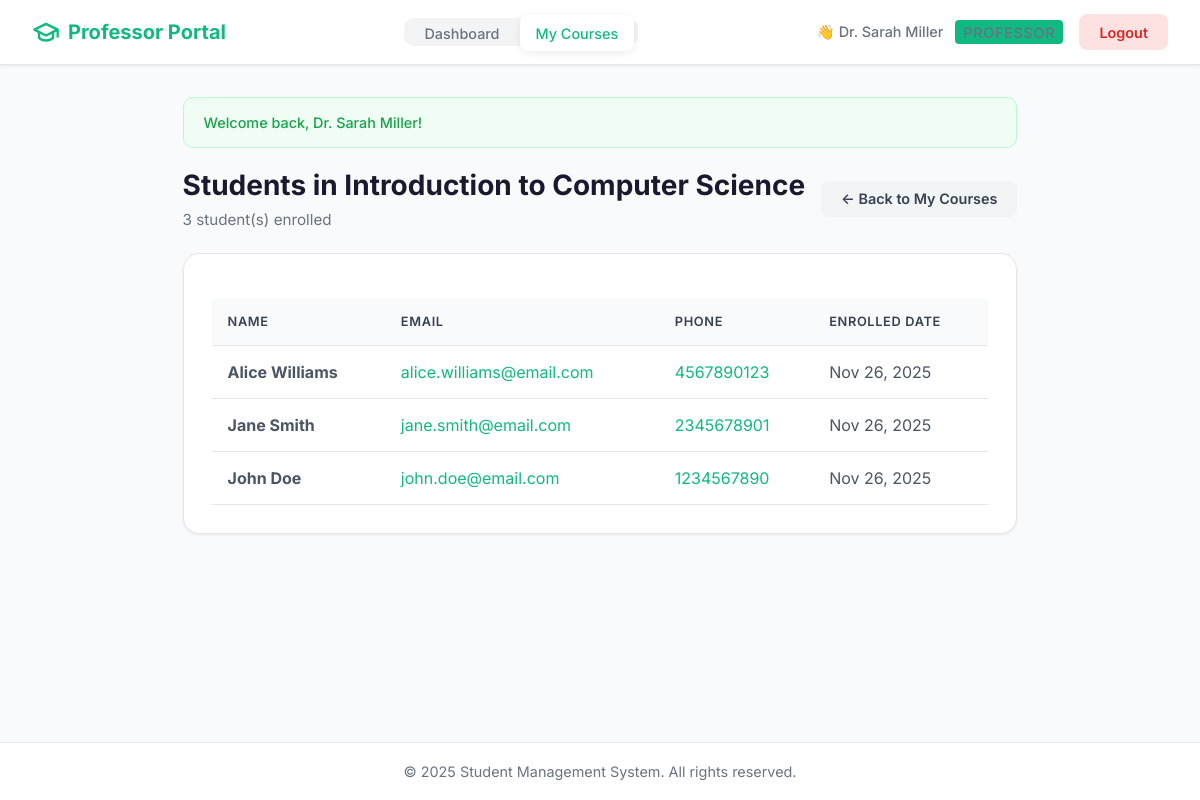
Page /professor/students.php?course_id=1 (signed in) on the committed database.
### tables this page shows
CREATE TABLE IF NOT EXISTS courses (
    id INT PRIMARY KEY AUTO_INCREMENT,
    course_name VARCHAR(100) NOT NULL
);

CREATE TABLE IF NOT EXISTS enrollments (
    id INT PRIMARY KEY AUTO_INCREMENT,
    student_id INT NOT NULL,
    course_id INT NOT NULL,
    enrolled_at DATETIME DEFAULT CURRENT_TIMESTAMP,
    FOREIGN KEY (student_id) REFERENCES users(id) ON DELETE CASCADE,
    FOREIGN KEY (course_id) REFERENCES courses(id) ON DELETE CASCADE,
    UNIQUE KEY unique_student_course (student_id, course_id)
);

CREATE TABLE IF NOT EXISTS users (
    id INT PRIMARY KEY AUTO_INCREMENT,
    name VARCHAR(100) NOT NULL,
    email VARCHAR(255) NOT NULL UNIQUE,
    password VARCHAR(255) NOT NULL,
    phone VARCHAR(20) NOT NULL,
    role ENUM('student', 'professor', 'admin') DEFAULT 'student',
    created_at DATETIME DEFAULT CURRENT_TIMESTAMP
);

### config/session.php (called while the page is built, shortened)
<?php
function getFlashMessage()
{
    if (isset($_SESSION['flash'])) {
        $flash = $_SESSION['flash'];
        return $flash;
    }
    return null;
}

### includes/functions.php (called while the page is built, shortened)
<?php
function escape($data)
{
    return htmlspecialchars($data, ENT_QUOTES, 'UTF-8');
}

### professor/students.php (the view, shortened to what this page needs)
<?php
require_once '../config/session.php';
require_once '../includes/functions.php';
$pdo = getDBConnection();
$userId = getCurrentUserId();
$courseId = (int)$_GET['course_id'];
$stmt = $pdo->prepare("
    SELECT c.id, c.course_name
    FROM courses c
    INNER JOIN professor_courses pc ON c.id = pc.course_id
    WHERE c.id = ? AND pc.professor_id = ?
");
$stmt->execute([$courseId, $userId]);
$course = $stmt->fetch();
$stmt = $pdo->prepare("
    SELECT u.id, u.name, u.email, u.phone, e.enrolled_at as enrolled_date
    FROM users u
    INNER JOIN enrollments e ON u.id = e.student_id
    WHERE e.course_id = ? AND u.role = 'student'
    ORDER BY u.name
");
$stmt->execute([$courseId]);
$students = $stmt->fetchAll();
include '../includes/header.php';
$flash = getFlashMessage();
?>
<div class="container">
    <?php if ($flash) : ?>
        <div class="alert alert-<?php echo escape($flash['type']); ?>">
            <?php echo escape($flash['message']); ?>
        </div>
    <?php endif; ?>
    <div class="page-header">
        <div style="display: flex; justify-content: space-between; align-items: center; flex-wrap: wrap; gap: 1rem;">
            <div>
                <h1 class="page-title">Students in <?php echo escape($course['course_name']); ?></h1>
                <p class="page-subtitle"><?php echo count($students); ?> student(s) enrolled</p>
            </div>
            <a href="my-courses.php" class="btn btn-secondary">← Back to My Courses</a>
        </div>
    </div>
    <div class="card">
        <?php if (count($students) > 0) : ?>
            <table class="table">
                <thead>
                    <tr>
                        <th>Name</th>
                        <th>Email</th>
                        <th>Phone</th>
                        <th>Enrolled Date</th>
                    </tr>
                </thead>
                <tbody>
                    <?php foreach ($students as $student) : ?>
                        <tr>
                            <td>
                                <strong><?php echo escape($student['name']); ?></strong>
                            </td>
                            <td>
                                <a href="mailto:<?php echo escape($student['email']); ?>" style="color: #10b981; text-decoration: none;">
                                    <?php echo escape($student['email']); ?>
                                </a>
                            </td>
                            <td>
                                <?php if ($student['phone']) : ?>
                                    <a href="tel:<?php echo escape($student['phone']); ?>" style="color: #10b981; text-decoration: none;">
                                        <?php echo escape($student['phone']); ?>
                                    </a>
                                <?php else : ?>
                                    <span style="color: #9ca3af;">Not provided</span>
                                <?php endif; ?>
                            </td>
                            <td>
                                <?php echo date('M j, Y', strtotime($student['enrolled_date'])); ?>
                            </td>
                        </tr>
                    <?php endforeach; ?>
                </tbody>
            </table>
        <?php endif; ?>
    </div>
</div>
<?php include '../includes/footer.php'; ?>

### includes/header.php (style rules this page uses)
* { margin: 0; padding: 0; box-sizing: border-box; }
body { font-family: 'Inter', -apple-system, BlinkMacSystemFont, 'Segoe UI', Roboto, sans-serif; background-color: #f8fafc; min-height: 100vh; display: flex; flex-direction: column; color: #1a1a2e; }
.btn { display: inline-flex; align-items: center; justify-content: center; gap: 0.5rem; padding: 0.6rem 1.25rem; border: none; border-radius: 8px; cursor: pointer; text-decoration: none; font-size: 0.9rem; font-weight: 600; font-family: inherit; transition: all 0.3s ease; }
.btn-secondary { background-color: #f3f4f6; color: #374151; }
.container { max-width: 1200px; margin: 0 auto; padding: 2rem; flex: 1; }
.card { background-color: white; border-radius: 16px; box-shadow: 0 1px 3px rgba(0,0,0,0.08); padding: 1.75rem; margin-bottom: 1.5rem; border: 1px solid #e5e7eb; }
.alert { padding: 1rem 1.25rem; border-radius: 10px; margin-bottom: 1.25rem; font-size: 0.9rem; font-weight: 500; }
.alert-success { background-color: #f0fdf4; color: #16a34a; border: 1px solid #bbf7d0; }
.table { width: 100%; border-collapse: collapse; margin-top: 1rem; }
.table th, .table td { padding: 1rem; text-align: left; border-bottom: 1px solid #e5e7eb; }
.table th { background-color: #f9fafb; color: #374151; font-weight: 600; font-size: 0.8rem; text-transform: uppercase; letter-spacing: 0.05em; }
.table td { color: #4b5563; }
.page-header { margin-bottom: 1.5rem; }
.page-title { font-size: 1.75rem; font-weight: 700; color: #1a1a2e; margin-bottom: 0.5rem; }
.page-subtitle { color: #6b7280; font-size: 0.95rem; }

### rows in the picture
courses: course_name "Introduction to Computer Science"
enrollments: student.name "Alice Williams", student.email "alice.williams@email.com", student.phone "4567890123", enrolled_at "Nov 26, 2025"
enrollments: student.name "Jane Smith", student.email "jane.smith@email.com", student.phone "2345678901", enrolled_at "Nov 26, 2025"
enrollments: student.name "John Doe", student.email "john.doe@email.com", student.phone "1234567890", enrolled_at "Nov 26, 2025"

### other values in the picture
getCurrentUserName() "Dr. Sarah Miller"
$flash['message'] "Welcome back, Dr. Sarah Miller!"
count($students) "3"
